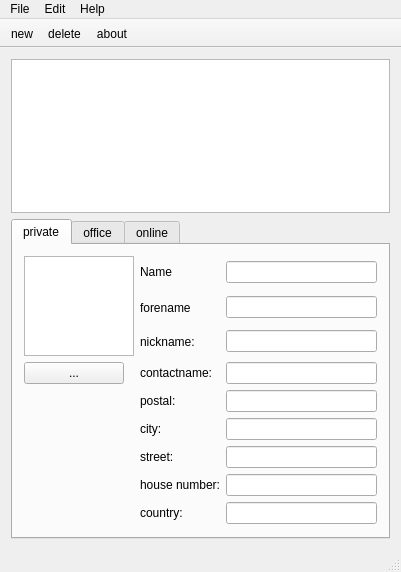
<?xml version="1.0" encoding="UTF-8"?>
<ui version="4.0">
 <class>MainWindow</class>
 <widget class="QMainWindow" name="MainWindow">
  <property name="windowModality">
   <enum>Qt::NonModal</enum>
  </property>
  <property name="geometry">
   <rect>
    <x>0</x>
    <y>0</y>
    <width>401</width>
    <height>572</height>
   </rect>
  </property>
  <property name="windowTitle">
   <string>Peopleedit</string>
  </property>
  <property name="windowIcon">
   <iconset resource="resources.qrc">
    <normaloff>:/base/peopleedit.png</normaloff>:/base/peopleedit.png</iconset>
  </property>
  <widget class="QWidget" name="centralWidget">
   <layout class="QGridLayout" name="gridLayout_2">
    <item row="0" column="0" rowspan="2">
     <widget class="QTableView" name="tableView"/>
    </item>
    <item row="2" column="0">
     <widget class="QTabWidget" name="tabWidget">
      <property name="currentIndex">
       <number>0</number>
      </property>
      <widget class="QWidget" name="tab">
       <property name="sizePolicy">
        <sizepolicy hsizetype="Preferred" vsizetype="Preferred">
         <horstretch>0</horstretch>
         <verstretch>0</verstretch>
        </sizepolicy>
       </property>
       <attribute name="title">
        <string>private</string>
       </attribute>
       <layout class="QGridLayout" name="gridLayout_3">
        <item row="0" column="2">
         <widget class="QLabel" name="nameLabel">
          <property name="text">
           <string>Name</string>
          </property>
         </widget>
        </item>
        <item row="0" column="3">
         <widget class="QLineEdit" name="nameLineEdit"/>
        </item>
        <item row="1" column="2">
         <widget class="QLabel" name="forenameLabel">
          <property name="text">
           <string>forename</string>
          </property>
         </widget>
        </item>
        <item row="1" column="3">
         <widget class="QLineEdit" name="forenameLineEdit"/>
        </item>
        <item row="2" column="3">
         <widget class="QLineEdit" name="nicknameLineEdit"/>
        </item>
        <item row="0" column="1" rowspan="3">
         <widget class="QGraphicsView" name="graphicsView">
          <property name="enabled">
           <bool>true</bool>
          </property>
          <property name="sizePolicy">
           <sizepolicy hsizetype="Minimum" vsizetype="Minimum">
            <horstretch>0</horstretch>
            <verstretch>0</verstretch>
           </sizepolicy>
          </property>
          <property name="minimumSize">
           <size>
            <width>100</width>
            <height>100</height>
           </size>
          </property>
          <property name="maximumSize">
           <size>
            <width>110</width>
            <height>110</height>
           </size>
          </property>
          <property name="verticalScrollBarPolicy">
           <enum>Qt::ScrollBarAlwaysOff</enum>
          </property>
          <property name="horizontalScrollBarPolicy">
           <enum>Qt::ScrollBarAlwaysOff</enum>
          </property>
         </widget>
        </item>
        <item row="3" column="3">
         <widget class="QLineEdit" name="contactnameLineEdit"/>
        </item>
        <item row="4" column="3">
         <widget class="QLineEdit" name="postalLineEdit"/>
        </item>
        <item row="3" column="1">
         <widget class="QPushButton" name="pushButton">
          <property name="sizePolicy">
           <sizepolicy hsizetype="Maximum" vsizetype="Maximum">
            <horstretch>0</horstretch>
            <verstretch>0</verstretch>
           </sizepolicy>
          </property>
          <property name="maximumSize">
           <size>
            <width>100</width>
            <height>100</height>
           </size>
          </property>
          <property name="text">
           <string>...</string>
          </property>
         </widget>
        </item>
        <item row="5" column="3">
         <widget class="QLineEdit" name="cityLineEdit"/>
        </item>
        <item row="6" column="3">
         <widget class="QLineEdit" name="streetLineEdit"/>
        </item>
        <item row="7" column="3">
         <widget class="QLineEdit" name="housenumberLineEdit"/>
        </item>
        <item row="8" column="3">
         <widget class="QLineEdit" name="countryLineEdit"/>
        </item>
        <item row="2" column="2">
         <widget class="QLabel" name="label_7">
          <property name="text">
           <string>nickname:</string>
          </property>
         </widget>
        </item>
        <item row="3" column="2">
         <widget class="QLabel" name="label_8">
          <property name="text">
           <string>contactname:</string>
          </property>
         </widget>
        </item>
        <item row="4" column="2">
         <widget class="QLabel" name="label_9">
          <property name="text">
           <string>postal:</string>
          </property>
         </widget>
        </item>
        <item row="5" column="2">
         <widget class="QLabel" name="label_10">
          <property name="text">
           <string>city:</string>
          </property>
         </widget>
        </item>
        <item row="6" column="2">
         <widget class="QLabel" name="label_11">
          <property name="text">
           <string>street:</string>
          </property>
         </widget>
        </item>
        <item row="7" column="2">
         <widget class="QLabel" name="label_12">
          <property name="text">
           <string>house number:</string>
          </property>
         </widget>
        </item>
        <item row="8" column="2">
         <widget class="QLabel" name="label_13">
          <property name="text">
           <string>country:</string>
          </property>
         </widget>
        </item>
       </layout>
      </widget>
      <widget class="QWidget" name="tab_2">
       <attribute name="title">
        <string>office</string>
       </attribute>
      </widget>
      <widget class="QWidget" name="tab_3">
       <attribute name="title">
        <string>online</string>
       </attribute>
       <layout class="QVBoxLayout" name="verticalLayout_3">
        <item>
         <layout class="QGridLayout" name="gridLayout">
          <property name="sizeConstraint">
           <enum>QLayout::SetFixedSize</enum>
          </property>
          <property name="horizontalSpacing">
           <number>0</number>
          </property>
          <property name="verticalSpacing">
           <number>6</number>
          </property>
          <item row="0" column="0">
           <widget class="QLabel" name="label">
            <property name="sizePolicy">
             <sizepolicy hsizetype="Minimum" vsizetype="Minimum">
              <horstretch>0</horstretch>
              <verstretch>0</verstretch>
             </sizepolicy>
            </property>
            <property name="text">
             <string>email:</string>
            </property>
           </widget>
          </item>
          <item row="0" column="1">
           <widget class="QLineEdit" name="emailLineEdit">
            <property name="sizePolicy">
             <sizepolicy hsizetype="Expanding" vsizetype="Minimum">
              <horstretch>0</horstretch>
              <verstretch>0</verstretch>
             </sizepolicy>
            </property>
           </widget>
          </item>
          <item row="0" column="2">
           <widget class="QPushButton" name="writemailButton">
            <property name="sizePolicy">
             <sizepolicy hsizetype="Minimum" vsizetype="Fixed">
              <horstretch>0</horstretch>
              <verstretch>0</verstretch>
             </sizepolicy>
            </property>
            <property name="minimumSize">
             <size>
              <width>13</width>
              <height>20</height>
             </size>
            </property>
            <property name="text">
             <string>write email</string>
            </property>
           </widget>
          </item>
          <item row="1" column="1" colspan="2">
           <widget class="QLineEdit" name="webpageLineEdit"/>
          </item>
          <item row="2" column="1" colspan="2">
           <widget class="QLineEdit" name="icqLineEdit"/>
          </item>
          <item row="3" column="1" colspan="2">
           <widget class="QLineEdit" name="aolLineEdit"/>
          </item>
          <item row="6" column="1" colspan="2">
           <widget class="QLineEdit" name="skypeLineEdit">
            <property name="frame">
             <bool>true</bool>
            </property>
            <property name="alignment">
             <set>Qt::AlignHCenter|Qt::AlignTop</set>
            </property>
           </widget>
          </item>
          <item row="4" column="1" colspan="2">
           <widget class="QLineEdit" name="msnLineEdit">
            <property name="echoMode">
             <enum>QLineEdit::Normal</enum>
            </property>
            <property name="alignment">
             <set>Qt::AlignLeading|Qt::AlignLeft|Qt::AlignTop</set>
            </property>
           </widget>
          </item>
          <item row="1" column="0">
           <widget class="QLabel" name="label_2">
            <property name="text">
             <string>webpage:</string>
            </property>
           </widget>
          </item>
          <item row="2" column="0">
           <widget class="QLabel" name="label_3">
            <property name="text">
             <string>icq:</string>
            </property>
           </widget>
          </item>
          <item row="3" column="0">
           <widget class="QLabel" name="label_4">
            <property name="sizePolicy">
             <sizepolicy hsizetype="Preferred" vsizetype="Fixed">
              <horstretch>0</horstretch>
              <verstretch>0</verstretch>
             </sizepolicy>
            </property>
            <property name="text">
             <string>aol:</string>
            </property>
           </widget>
          </item>
          <item row="4" column="0">
           <widget class="QLabel" name="label_5">
            <property name="sizePolicy">
             <sizepolicy hsizetype="Preferred" vsizetype="Fixed">
              <horstretch>0</horstretch>
              <verstretch>0</verstretch>
             </sizepolicy>
            </property>
            <property name="text">
             <string>msn:</string>
            </property>
           </widget>
          </item>
          <item row="6" column="0">
           <widget class="QLabel" name="label_6">
            <property name="text">
             <string>skype:</string>
            </property>
            <property name="alignment">
             <set>Qt::AlignLeading|Qt::AlignLeft|Qt::AlignVCenter</set>
            </property>
           </widget>
          </item>
          <item row="7" column="0">
           <widget class="QWidget" name="widget" native="true"/>
          </item>
         </layout>
        </item>
       </layout>
      </widget>
     </widget>
    </item>
   </layout>
  </widget>
  <widget class="QMenuBar" name="menuBar">
   <property name="geometry">
    <rect>
     <x>0</x>
     <y>0</y>
     <width>401</width>
     <height>18</height>
    </rect>
   </property>
   <widget class="QMenu" name="menuFile">
    <property name="title">
     <string>File</string>
    </property>
    <addaction name="actionNew"/>
    <addaction name="actionExit"/>
   </widget>
   <widget class="QMenu" name="menuEdit">
    <property name="title">
     <string>Edit</string>
    </property>
    <addaction name="actionDelete"/>
   </widget>
   <widget class="QMenu" name="menuHelp">
    <property name="title">
     <string>Help</string>
    </property>
    <addaction name="actionAbout"/>
    <addaction name="actionAbout_qt"/>
   </widget>
   <addaction name="menuFile"/>
   <addaction name="menuEdit"/>
   <addaction name="menuHelp"/>
  </widget>
  <widget class="QToolBar" name="mainToolBar">
   <property name="movable">
    <bool>false</bool>
   </property>
   <attribute name="toolBarArea">
    <enum>TopToolBarArea</enum>
   </attribute>
   <attribute name="toolBarBreak">
    <bool>false</bool>
   </attribute>
   <addaction name="actionNew"/>
   <addaction name="actionDelete"/>
   <addaction name="actionAbout"/>
  </widget>
  <widget class="QStatusBar" name="statusBar"/>
  <action name="actionNew">
   <property name="text">
    <string>new</string>
   </property>
  </action>
  <action name="actionAbout">
   <property name="text">
    <string>about</string>
   </property>
  </action>
  <action name="actionExit">
   <property name="text">
    <string>exit</string>
   </property>
  </action>
  <action name="actionDelete">
   <property name="text">
    <string>delete</string>
   </property>
  </action>
  <action name="actionAbout_qt">
   <property name="text">
    <string>about qt</string>
   </property>
  </action>
 </widget>
 <layoutdefault spacing="6" margin="11"/>
 <resources>
  <include location="resources.qrc"/>
 </resources>
 <connections/>
</ui>
